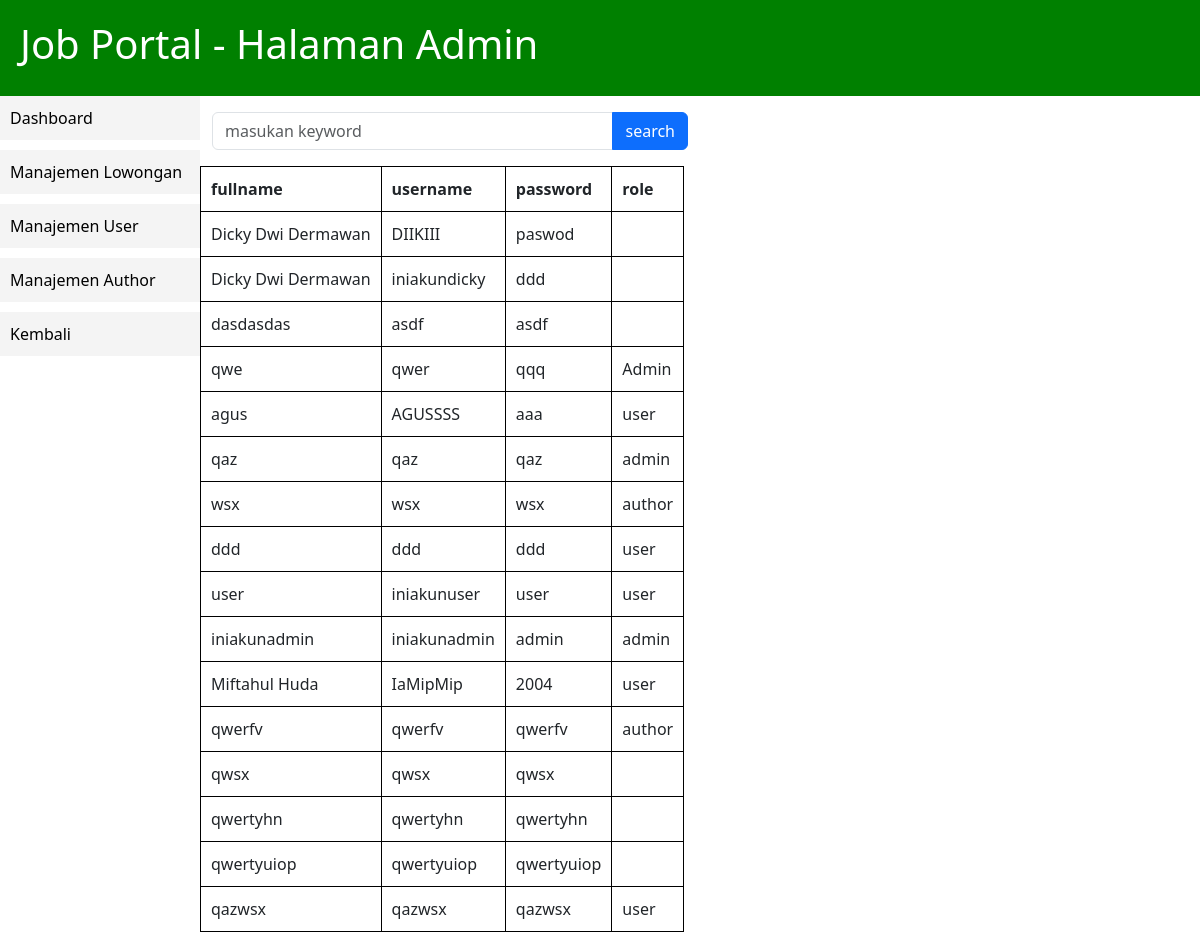
/daftar_user.php, run on the app's committed database.
### tables this page shows
CREATE TABLE `user` (
  `id` int NOT NULL,
  `fullname` varchar(255) NOT NULL,
  `email` varchar(255) NOT NULL,
  `username` varchar(18) NOT NULL,
  `password` varchar(18) NOT NULL,
  `role` varchar(7) NOT NULL
);

### functions.php (called while the page is built, shortened)
<?php
$conn = mysqli_connect('localhost', 'root', '', 'tubes') or die('KONEKSI GAGAL!');
function query($query)
{
  global $conn;
  $result = mysqli_query($conn, $query) or die(mysqli_error($conn));
  $rows = [];
  while ($row = mysqli_fetch_assoc($result)) {
    $rows[] = $row;
  }
  return $rows;
}

### daftar_user.php (the view, shortened to what this page needs)
<?php
require"functions.php";
$list_user= query("SELECT * FROM user");
?>
<!DOCTYPE html>
<html>
  <head>
	<link rel="stylesheet" href="css/admin.css " />
  <link href="https://cdn.jsdelivr.net/npm/bootstrap@5.3.0-alpha3/dist/css/bootstrap.min.css" rel="stylesheet">
  </head>
  <body>
    <header>
      <h1>Job Portal - Halaman Admin</h1>
    </header>
    <nav>
		<ul>
			<li><a href="admin.php">Dashboard</a></li>
			<li><a href="daftar_pekerjaan.php">Manajemen Lowongan</a></li>
			<li><a href="daftar_user_php">Manajemen User</a></li>
			<li><a href="#">Manajemen Author</a></li>
      <li><a href="index.php">Kembali </a></li>
		  </ul>
    </nav>
    <div class="row">
   <div class="col-md-6">
     <form action=""method="post">
     <div class="input-group my-3">
        <input type="search"
         class="form-control"
         placeholder="masukan keyword "
         name="keyword"
         id ="keyword"
         autofocus
         autocomplete="off">
         <button class="btn btn-primary" type="submit"name="search-but" id="search-but">search</button>
      </div>
    </form>
  </div>
 </div>
<table cellpadding ="10" cellspacing="0">
<th>fullname</th>
<th>username</th>
<th>password</th>
<th>role</th>
<?php foreach($list_user as $list_u):?>
    <tr>
        <td><?= $list_u["fullname"]; ?></td>
        <td><?= $list_u["username"]; ?></td>
        <td><?= $list_u["password"]; ?></td>
        <td><?= $list_u["role"]; ?></td>
    </tr>
<?php endforeach;?>
</table>
</body>
</html>

### css/admin.css (style rules this page uses)
body { background-color: white; }
header { background-color: green; color: white; padding: 20px; }
nav { float: left; width: 200px; }
nav ul { list-style-type: none; margin: 0; padding: 0; }
nav li { display: block; margin-bottom: 10px; }
nav a { display: block; padding: 10px; background-color: #f4f4f4; color: black; text-decoration: none; }

### daftar_user.php (style rules this page uses)
table th, td { border:1px solid black; }

### data on the page
user: fullname "Dicky Dwi Dermawan", username "DIIKIII", password "paswod"
user: fullname "Dicky Dwi Dermawan", username "iniakundicky", password "ddd"
user: fullname "dasdasdas", username "asdf", password "asdf"
user: fullname "qwe", username "qwer", password "qqq", role "Admin"
user: fullname "agus", username "AGUSSSS", password "aaa", role "user"
user: fullname "qaz", username "qaz", password "qaz", role "admin"
user: fullname "wsx", username "wsx", password "wsx", role "author"
user: fullname "ddd", username "ddd", password "ddd", role "user"
user: fullname "user", username "iniakunuser", password "user", role "user"
user: fullname "iniakunadmin", username "iniakunadmin", password "admin", role "admin"
user: fullname "Miftahul Huda", username "IaMipMip", password "2004", role "user"
user: fullname "qwerfv", username "qwerfv", password "qwerfv", role "author"
user: fullname "qwsx", username "qwsx", password "qwsx"
user: fullname "qwertyhn", username "qwertyhn", password "qwertyhn"
user: fullname "qwertyuiop", username "qwertyuiop", password "qwertyuiop"
user: fullname "qazwsx", username "qazwsx", password "qazwsx", role "user"
